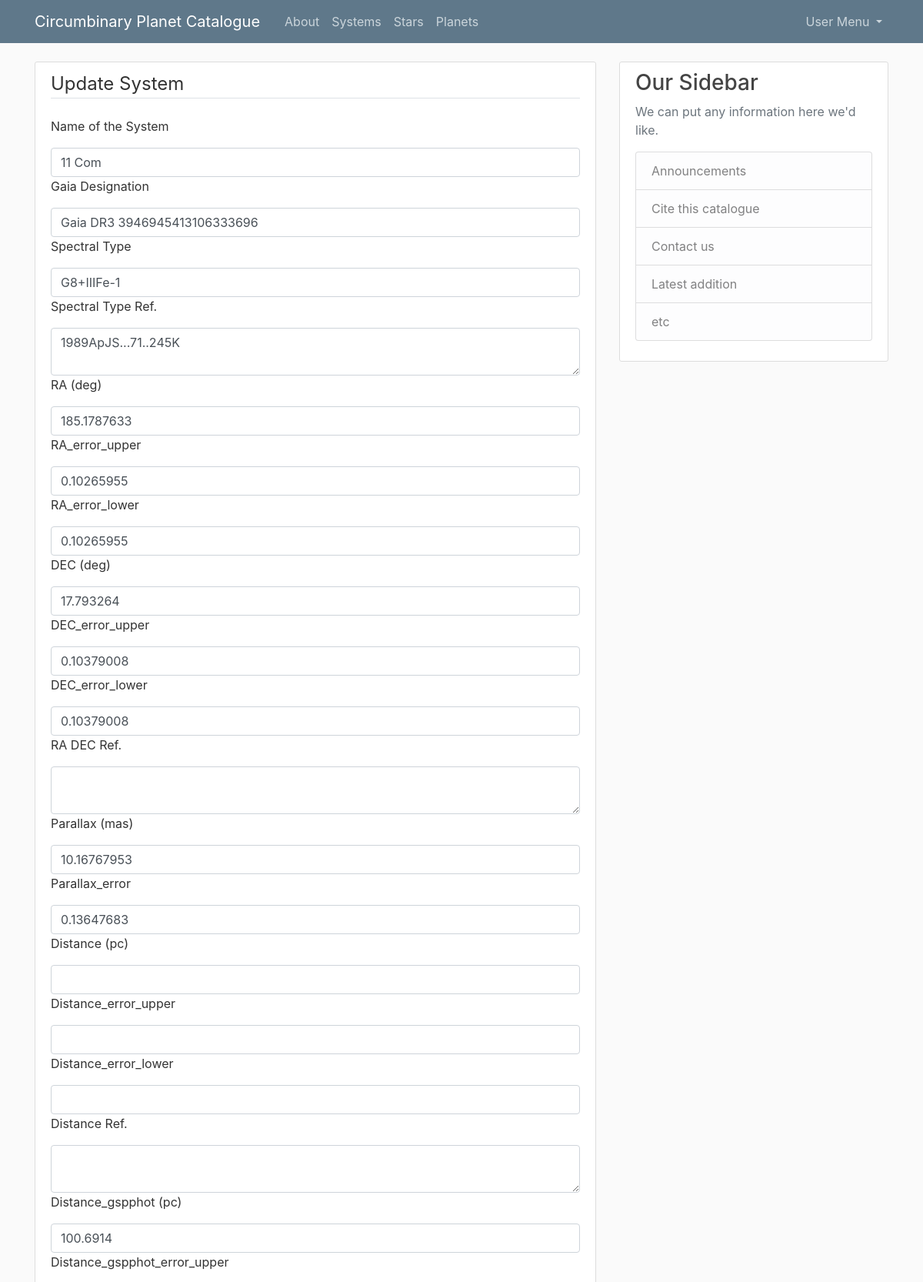
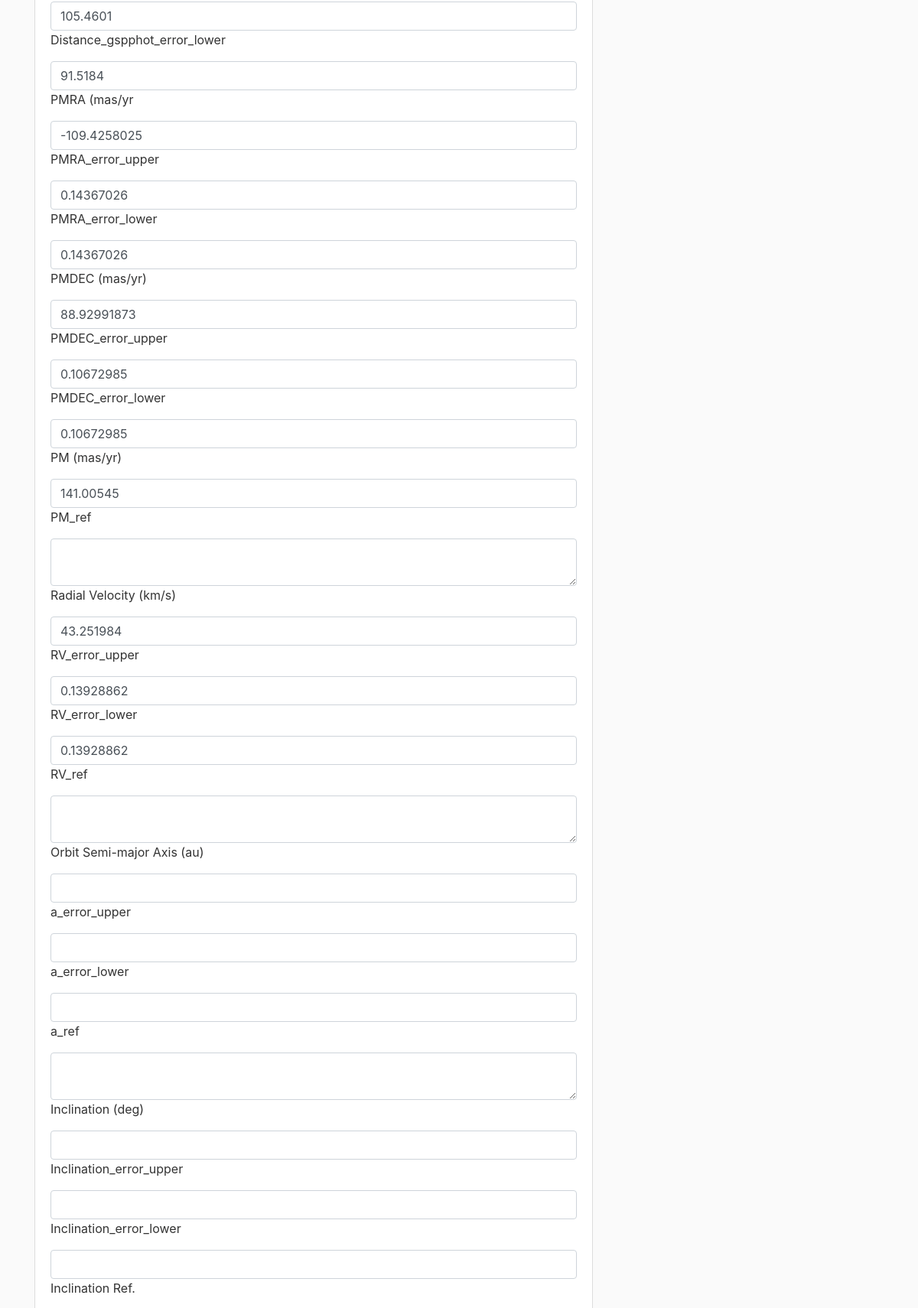
The app's page /systems/1/update (signed in, upper part) with its own data (2 pictures, top to bottom).
### cpc/models.py (models this page shows, shortened)
class System(db.Model):
    id = db.Column(db.Integer, primary_key=True)
    system_name = db.Column(db.String, nullable=False)
    gaia_id = db.Column(db.String)
    sp_type = db.Column(db.String)
    sp_type_ref = db.Column(db.String)
    ra = db.Column(db.Float)
    ra_error_upper = db.Column(db.Float)
    ra_error_lower = db.Column(db.Float)
    dec = db.Column(db.Float)
    dec_error_upper = db.Column(db.Float)
    dec_error_lower = db.Column(db.Float)
    ra_dec_ref = db.Column(db.Text)
    parallax = db.Column(db.Float)
    parallax_error = db.Column(db.Float)
    distance = db.Column(db.Float)
    distance_error_upper = db.Column(db.Float)
    distance_error_lower = db.Column(db.Float)
    distance_ref = db.Column(db.Text)
    distance_gspphot = db.Column(db.Float)
    distance_gspphot_upper = db.Column(db.Float)
    distance_gspphot_lower = db.Column(db.Float)
    pmra = db.Column(db.Float)
    pmra_error_upper = db.Column(db.Float)
    pmra_error_lower = db.Column(db.Float)
    pmdec = db.Column(db.Float)
    pmdec_error_upper = db.Column(db.Float)
    pmdec_error_lower = db.Column(db.Float)
    pm = db.Column(db.Float)
    pm_ref = db.Column(db.Text)
    radial_velocity = db.Column(db.Float)
    radial_velocity_error_upper = db.Column(db.Float)
    radial_velocity_error_lower = db.Column(db.Float)
    radial_velocity_ref = db.Column(db.Text)
    a = db.Column(db.Float)
    a_error_upper = db.Column(db.Float)
    a_error_lower = db.Column(db.Float)
    a_ref = db.Column(db.Text)
    incl = db.Column(db.Float)
    incl_error_upper = db.Column(db.Float)
    incl_error_lower = db.Column(db.Float)
    incl_ref = db.Column(db.Text)
    e = db.Column(db.Float)
    e_error_upper = db.Column(db.Float)
    e_error_lower = db.Column(db.Float)
    e_ref = db.Column(db.Text)
    w = db.Column(db.Float)
    w_error_upper = db.Column(db.Float)
    w_error_lower = db.Column(db.Float)
    w_ref = db.Column(db.Text)
    age = db.Column(db.Float)
    age_error_upper = db.Column(db.Float)
    age_error_lower = db.Column(db.Float)
    age_ref = db.Column(db.Text)
    alt_names = db.Column(db.String)
    notes = db.Column(db.Text)

### cpc/routes.py (the view)
@app.route("/systems/<int:system_id>/update", methods=['GET', 'POST'])
@login_required
def update_system(system_id):
    system = System.query.get_or_404(system_id)
    form = SystemForm(obj=system)
    if form.validate_on_submit():
        form.populate_obj(system)
        db.session.commit()
        flash('The system entry has been updated', 'success')
        return redirect(url_for('system', system_id=system.id))
    elif request.method == 'GET':
        form.populate_obj(system)
    return render_template('system_new.html', title="Update System", form=form, legend='Update System')

### cpc/models.py (called while the page is built)
@login_manager.user_loader
def load_user(user_id):
    return User.query.get(int(user_id))

### cpc/templates/system_new.html (shortened to what this page needs)
{% extends "layout.html" %}
{% block content %}
<div class="content-section">
    <form method="POST" action="">
        <fieldset class="form-group">
        <legend class="border-bottom mb-4"> {{ legend }} </legend>
            {% for field in form %}
                {% if field.label.text not in ['Submit', 'CSRF Token'] %}
                    <label class="form-label"> {{ field.label }} </label>
                    {% if field.errors %}
                        {{ field(class="form-control form-control-lg is-invalid") }}
                        <div class="invalid-feedback">
                            {% for error in field.errors %}
                                <span>{{ error }}</span>
                            {% endfor %}
                        </div>
                    {% else %}
                        {{ field(class="form-control") }}
                    {% endif %}
                {% endif %}
            {% endfor %}
        </fieldset>
    </form>
</div>
{% endblock content %}

### cpc/static/main.css (style rules this page uses)
body { background: #fafafa; color: #333333; margin-top: 5rem; }
.content-section { background: #ffffff; padding: 10px 20px; border: 1px solid #dddddd; border-radius: 3px; margin-bottom: 20px; }

### records on screen
System: system_name "11 Com" "Gaia DR3 3946945413106333696" "G8+IIIFe-1" "1989ApJS...71..245K" "185.1787633" "0.10265955" "0.10265955" "17.793264" "0.10379008" "0.10379008" "10.16767953" "0.13647683" "100.6914" "105.4601" "91.5184" "-109.4258025" "0.14367026" "0.14367026" "88.92991873" "0.10672985" "0.10672985" "141.00545" "43.251984" "0.13928862" "0.13928862"

### other values on screen
{{ legend }} "Update System"
{{ field.label }} "Name of the System" "Gaia Designation" "Spectral Type" "Spectral Type Ref." "RA (deg)" "RA_error_upper" "RA_error_lower" "DEC (deg)" "DEC_error_upper" "DEC_error_lower" "RA DEC Ref." "Parallax (mas)" "Parallax_error" "Distance (pc)" "Distance_error_upper" "Distance_error_lower" "Distance Ref." "Distance_gspphot (pc)" "Distance_gspphot_error_upper" "Distance_gspphot_error_lower" "PMRA (mas/yr" "PMRA_error_upper" "PMRA_error_lower" "PMDEC (mas/yr)" "PMDEC_error_upper" "PMDEC_error_lower" "PM (mas/yr)" "PM_ref" "Radial Velocity (km/s)" "RV_error_upper" "RV_error_lower" "RV_ref" "Orbit Semi-major Axis (au)" "a_error_upper" "a_error_lower" "a_ref" "Inclination (deg)" "Inclination_error_upper" "Inclination_error_lower" "Inclination Ref."
